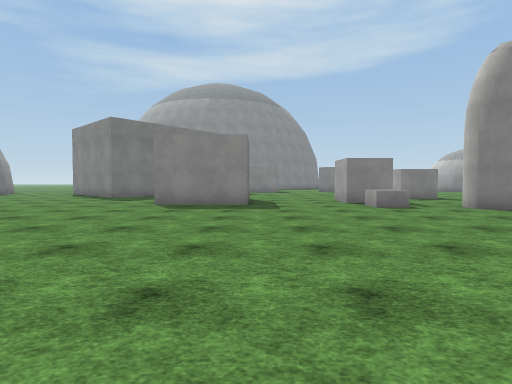
[1] (above)

24 first-person views from a walk through a Unity game level. The camera is 1.3 m above the floor, tilts 2° down and sees 80° across. The floor is counted in squares, 2 m on a side. Each view is taken from the middle of a square. On the plan, view 1 faces up. The plan holds only what a view shows up to about 10 squares ahead; the rest is blank. The place goes on beyond the plan. The player is left out. Some animated figures are not drawn. Surface patterns are stand-ins for the level's own textures.

[2]
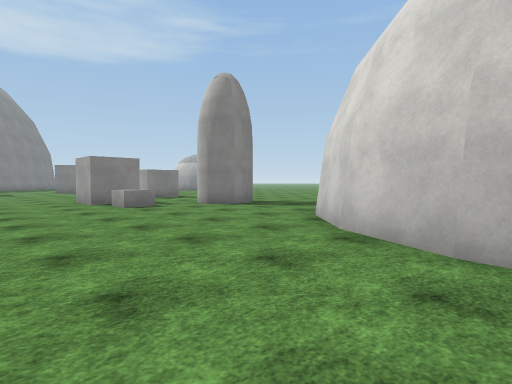

[3]
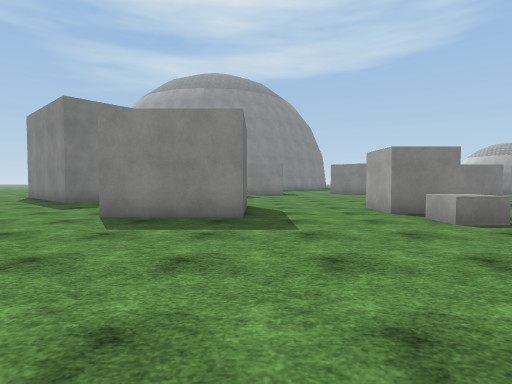

[4]
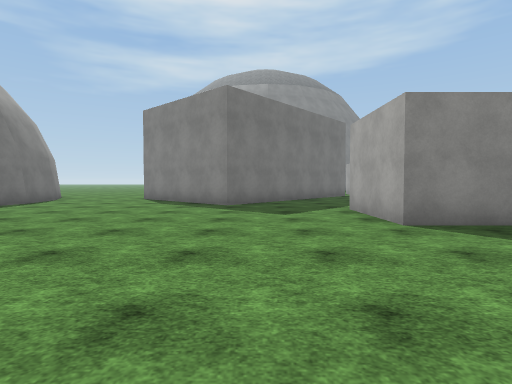

[5]
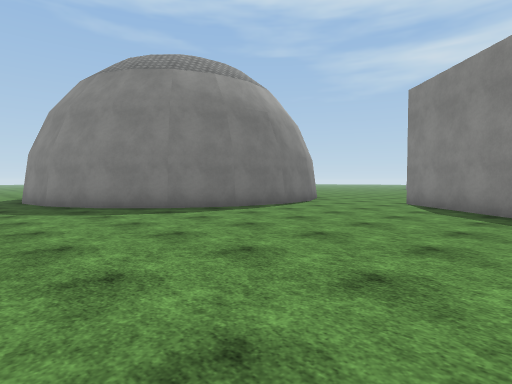

[6]
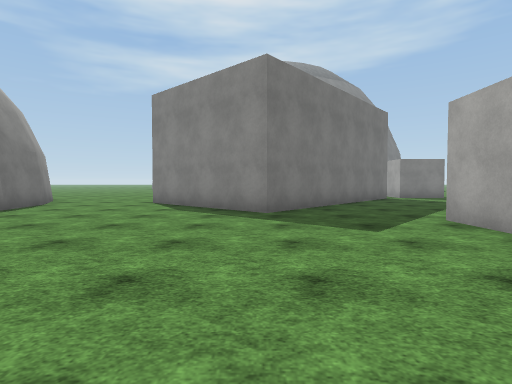

[7]
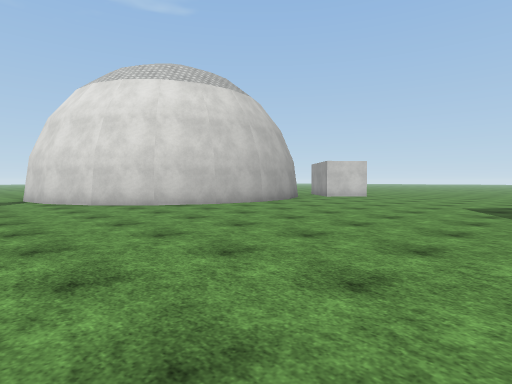

[8]
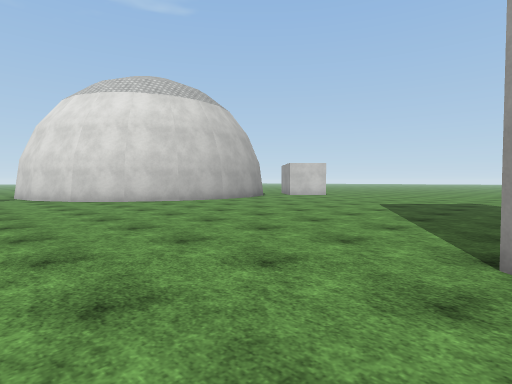

[9]
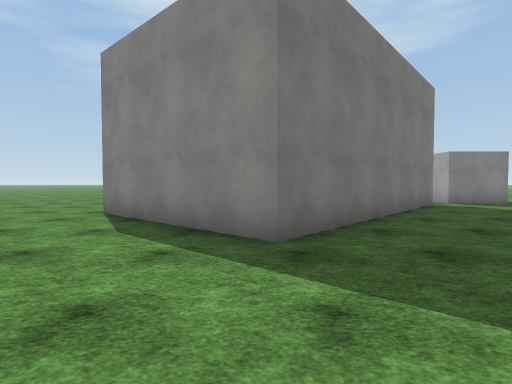

[10]
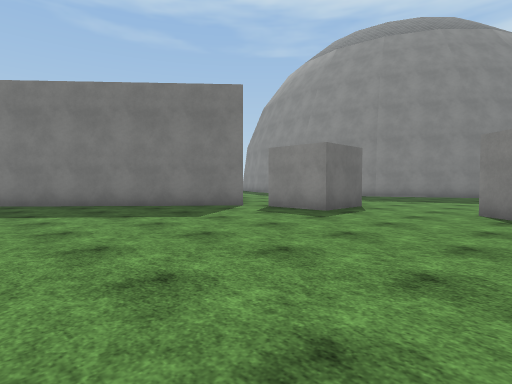

[11]
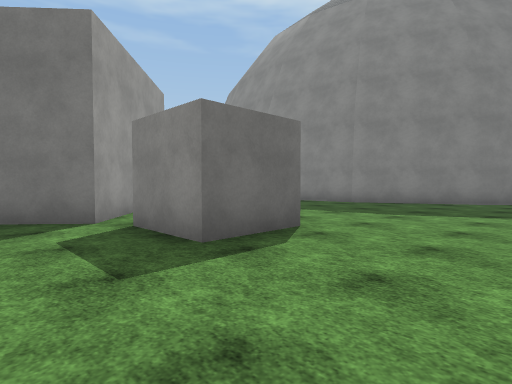

[12]
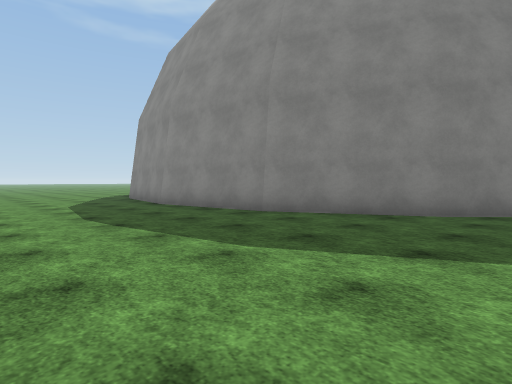

[13]
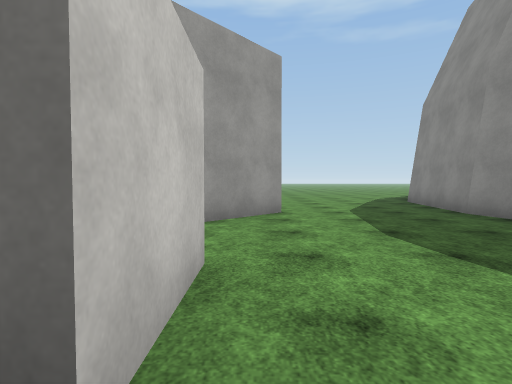

[14]
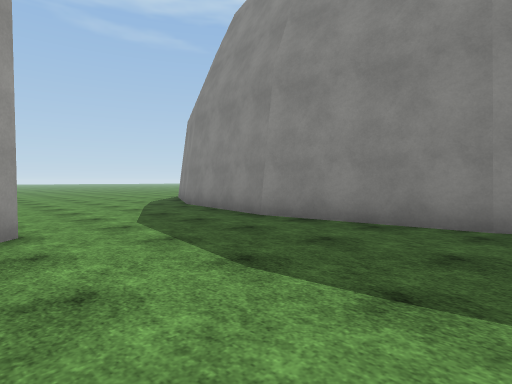

[15]
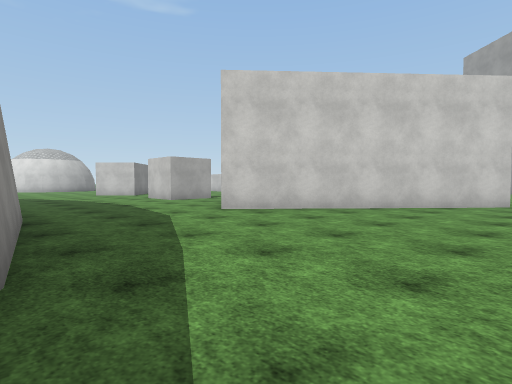

[16]
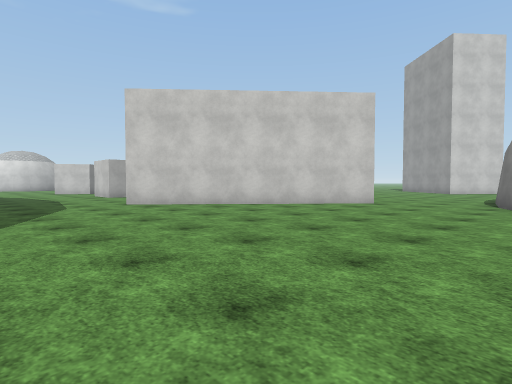

[17]
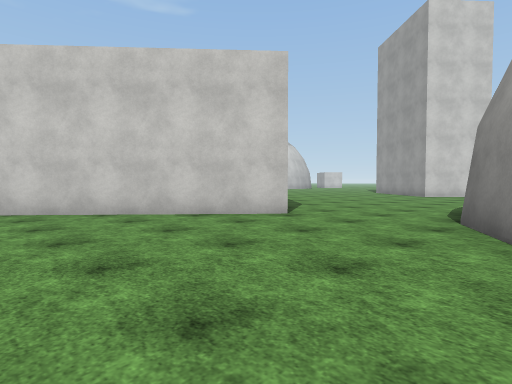

[18]
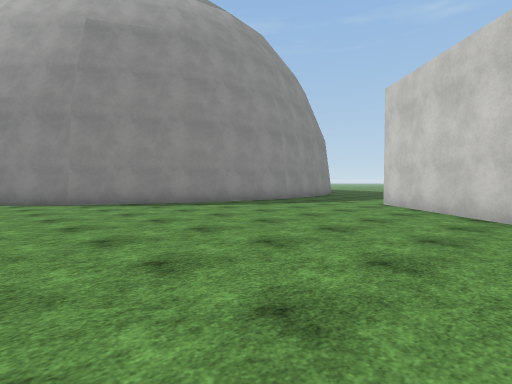

[19]
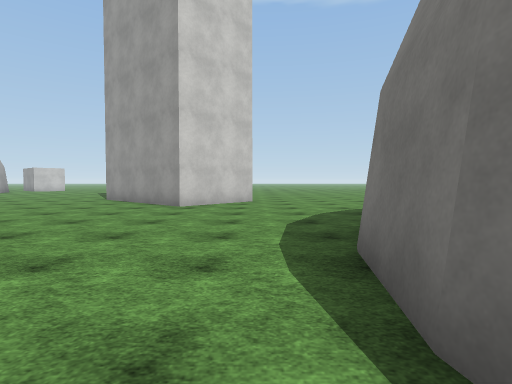

[20]
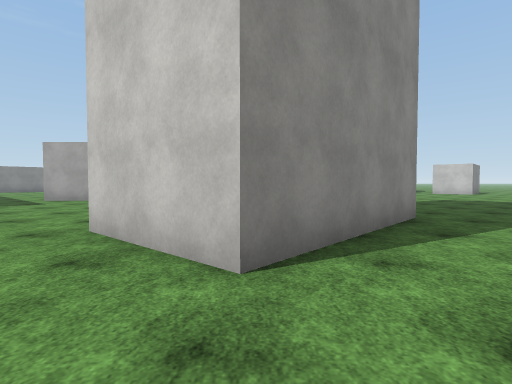

[21]
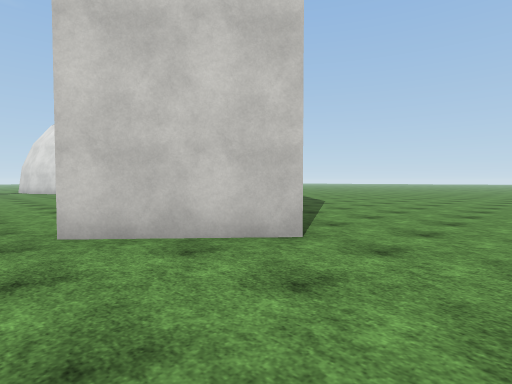

[22]
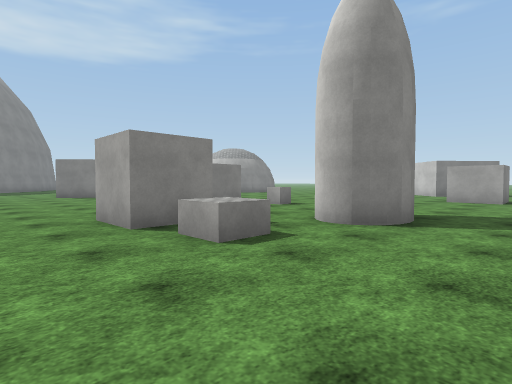

[23]
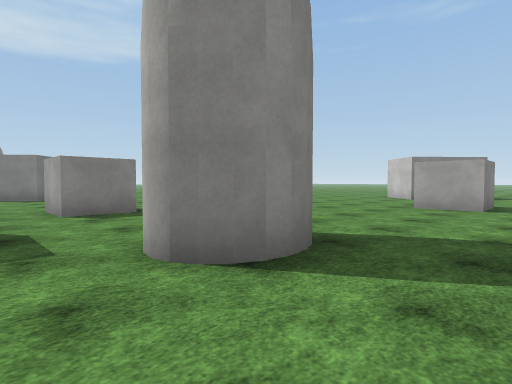

[24]
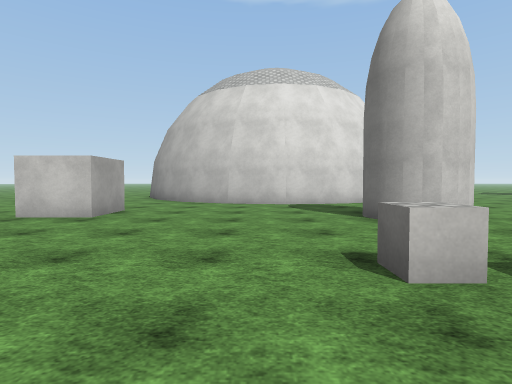

### Floor plan
Points are (right, up) in squares from view 1. A wall is a line through its corners. A room is listed if a view was taken in it or the views show most of it. See-through windows are left out.
Room 1 (views 1, 2, 3, 4, 5, 6, 7, 8, 9, 19, 20, 21, 22, 23)
walls: (-7.5, 1.1) (-10.9, 4.1) (-9, 6.2) (-5.7, 3.2); (-0.2, 10.4) (-0.2, 8.5) (-2.8, 8.5) (-2.8, 11.1); (-4.1, 14.1) (-5.8, 12.2) (-9.1, 15.2); (4.1, 9.1) (2.7, 9.1) (2.7, 10.5); (2.8, -0.5) (3, 0.5) (3.8, 2.1) (5, 3.3) (6.6, 4.1) (8, 4.3); (5.3, 7.8) (5.6, 8.2); (-12, 14.6) (-11.7, 12.8) (-12, 11.3) (-12.8, 9.7) (-13.5, 9); (6.5, 6.7) (5.8, 6.6) (5.3, 7.1)
ways out: opening at (-10.5, 15) to room 2; opening at (-4, 12.5) to room 2; opening at (1.5, 9.5) to room 2; opening at (5, 8) to room 2; opening at (6.5, 5.5) to room 2
objects: other object (3, 8) to (4, 8)
Room 2 (views 10, 11, 12, 13, 14, 15, 16, 17, 18, 24)
walls: (6, 17.1) (3.9, 19); (6.9, 11.4) (5.4, 11.4) (5.4, 12.8); (6.5, 8.2) (6.9, 7.8); (-0.5, 19.6) (1.3, 19.6) (1.3, 17.9) (-0.4, 17.9) (-0.4, 18.8); (13.4, 6.1) (12, 6.1) (12, 7.5) (13.4, 7.5); (8, 4.3) (9.9, 4) (11.3, 3.3) (11.6, 3); (3.5, 27.3) (2.6, 26.5) (-0.6, 24.8) (-4.1, 24.3) (-7.6, 24.8) (-10.8, 26.5) (-11.9, 27.6); (-9.1, 15.2) (-4.4, 20.5) (-1, 17.6) (-4.1, 14.1); (-12.8, 16.1) (-12, 14.6)
ways out: opening at (-10.5, 15) to room 1; opening at (-4, 12.5) to room 1; opening at (1.5, 9.5) to room 1; opening at (5, 8) to room 1; opening at (6.5, 5.5) to room 1; gap at (-1, 18)
objects: other object (8, 11)

Where each view was taken, in squares from view 1:
view 1: 0 up, 0 right, facing up
view 2: 0 up, 0 right, facing up-right
view 3: 3 up, 0 right, facing up
view 4: 4 up, 5 left, facing up
view 5: 6 up, 6 left, facing up-left
view 6: 6 up, 6 left, facing up
view 7: 6 up, 4 left, facing down-right
view 8: 6 up, 6 left, facing down-right
view 9: 9 up, 6 left, facing up
view 10: 12 up, 5 right, facing up-left
view 11: 16 up, 4 right, facing up-left
view 12: 20 up, 4 right, facing up-left
view 13: 20 up, 2 right, facing left
view 14: 20 up, 0 right, facing up-left
view 15: 25 up, 10 left, facing down-right
view 16: 24 up, 13 left, facing down-right
view 17: 20 up, 13 left, facing down-right
view 18: 17 up, 13 left, facing up-right
view 19: 14 up, 11 left, facing down
view 20: 4 up, 13 left, facing right
view 21: 7 up, 13 left, facing down-right
view 22: 5 up, 1 right, facing up-right
view 23: 5 up, 4 right, facing up-right
view 24: 13 up, 9 right, facing down
